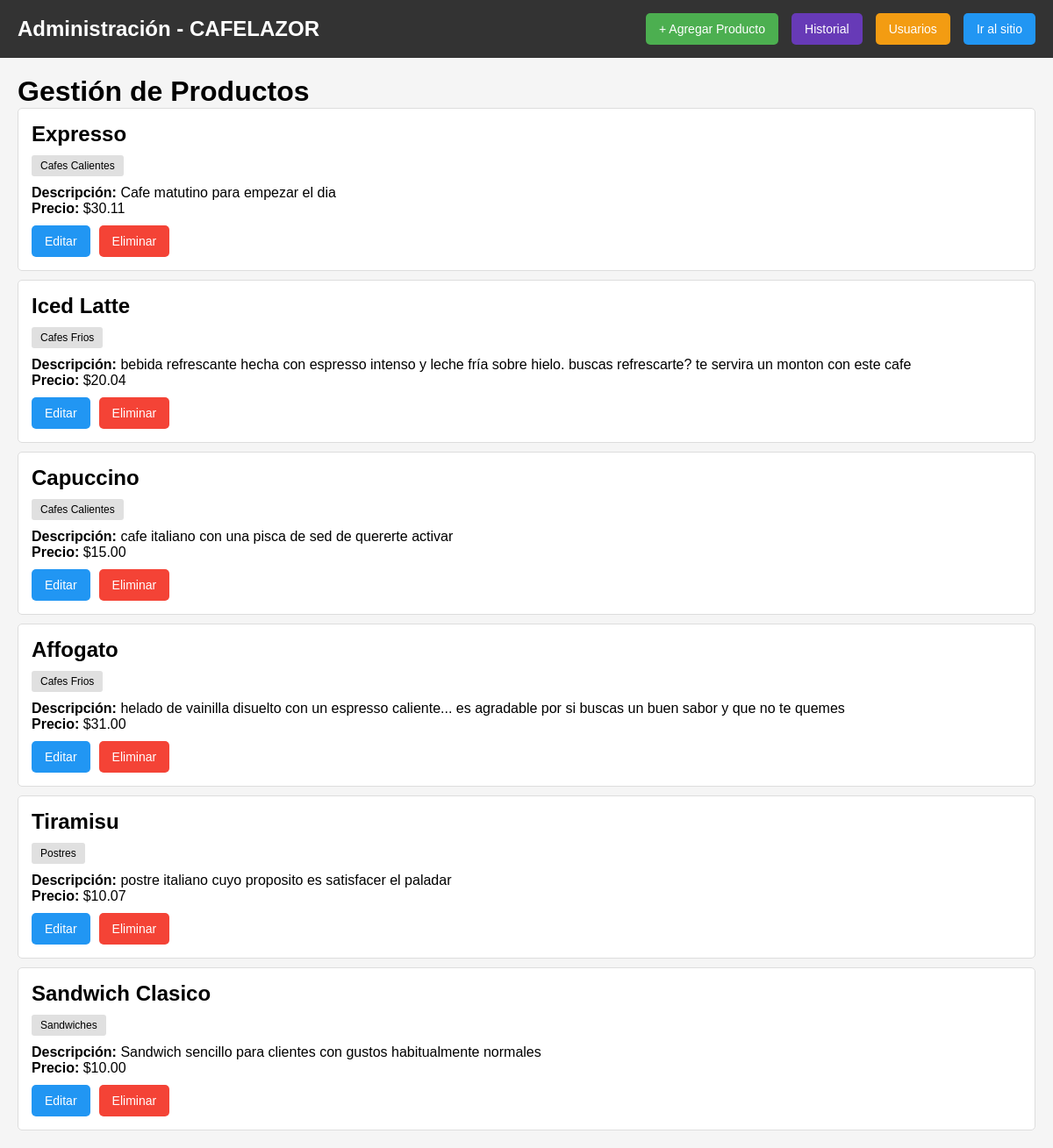
Page /list/ on the committed database.
### appcafe/models.py (models this page shows, shortened)
class Cafe(models.Model):
    CATEGORY_CHOICES = [
        ('hot', 'Cafes Calientes'),
        ('cold', 'Cafes Frios'),
        ('desserts', 'Postres'),
        ('sandwiches', 'Sandwiches'),
        ('promotions', 'Promociones'),
    ]
    name = models.CharField(max_length=100)
    description = models.TextField()
    price = models.DecimalField(max_digits=5, decimal_places=2)
    category = models.CharField(max_length=20, choices=CATEGORY_CHOICES, default='hot')

### appcafe/views.py (the view)
# urls.py: path('list/', views.cafe_list, name='cafe_list'),
def cafe_list(request):
    cafes = Cafe.objects.all()
    return render(request, 'cafe_list.html', {'cafes': cafes})

### appcafe/templates/cafe_list.html (shortened to what this page needs)
<!DOCTYPE html>
<html lang="es">
<head>
</head>
<body>
    <header class="admin-header">
        <div class="logo">Administración - CAFELAZOR</div>
        <div class="header-actions">
            <a href="{% url 'add_cafe' %}" class="btn btn-add">+ Agregar Producto</a>
            <a href="{% url 'historial_pedidos' %}" class="btn btn-history">Historial</a>
            <a href="{% url 'user_list' %}" class="btn">Usuarios</a>
            <a href="{% url 'index' %}" class="btn btn-back">Ir al sitio</a>
        </div>
    </header>
    <div class="content">
        <h1>Gestión de Productos</h1>
        {% if cafes %}
            {% for cafe in cafes %}
                <div class="cafe-item">
                    <h2>{{ cafe.name }}</h2>
                    <span class="category-badge">{{ cafe.get_category_display }}</span>
                    <p><strong>Descripción:</strong> {{ cafe.description }}</p>
                    <p><strong>Precio:</strong> ${{ cafe.price }}</p>
                    <div class="cafe-actions">
                        <a href="{% url 'edit_cafe' cafe.id %}" class="btn btn-edit">Editar</a>
                        <a href="{% url 'delete_cafe' cafe.id %}" class="btn btn-delete">Eliminar</a>
                    </div>
                </div>
            {% endfor %}
        {% else %}
            <p>No hay productos disponibles. <a href="{% url 'add_cafe' %}">Agregar uno ahora</a></p>
        {% endif %}
    </div>
</body>
</html>

### appcafe/templates/cafe_list.html (style rules this page uses)
* { margin: 0; padding: 0; }
body { font-family: Arial, sans-serif; background-color: #f5f5f5; }
.admin-header { background-color: #333; color: white; padding: 15px 20px; display: flex; justify-content: space-between; align-items: center; }
.logo { font-size: 24px; font-weight: bold; }
.header-actions { display: flex; gap: 15px; align-items: center; }
.btn { background-color: #f39c12; color: white; padding: 10px 15px; text-decoration: none; border-radius: 5px; cursor: pointer; border: none; font-size: 14px; }
.btn-add { background-color: #4CAF50; color: white; }
.btn-history { background-color: #673AB7; color: white; }
.btn-back { background-color: #2196F3; color: white; }
.content { margin: 20px; }
.btn-edit { background-color: #2196F3; color: white; }
.btn-delete { background-color: #f44336; color: white; }
.cafe-item { border: 1px solid #ddd; padding: 15px; margin-bottom: 10px; border-radius: 5px; background-color: white; }
.cafe-item h2 { margin: 0 0 10px 0; }
.cafe-actions { margin-top: 10px; display: flex; gap: 10px; }
.category-badge { display: inline-block; background-color: #e0e0e0; padding: 5px 10px; border-radius: 3px; font-size: 12px; margin-bottom: 10px; }

### rows in the picture
Cafe: name "Expresso", category "Cafes Calientes", description "Cafe matutino para empezar el dia", price "30.11"
Cafe: name "Iced Latte", category "Cafes Frios", description "bebida refrescante hecha con espresso intenso y leche fría sobre hielo. buscas refrescarte? te servira un monton con este cafe", price "20.04"
Cafe: name "Capuccino", category "Cafes Calientes", description "cafe italiano con una pisca de sed de quererte activar", price "15.00"
Cafe: name "Affogato", category "Cafes Frios", description "helado de vainilla disuelto con un espresso caliente... es agradable por si buscas un buen sabor y que no te quemes", price "31.00"
Cafe: name "Tiramisu", category "Postres", description "postre italiano cuyo proposito es satisfacer el paladar", price "10.07"
Cafe: name "Sandwich Clasico", category "Sandwiches", description "Sandwich sencillo para clientes con gustos habitualmente normales", price "10.00"
